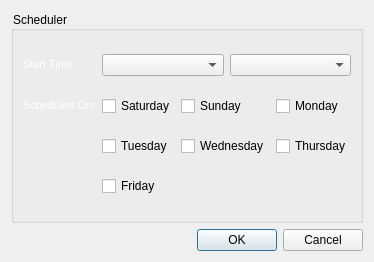
<?xml version="1.0" encoding="UTF-8"?>
<ui version="4.0">
 <class>SchedulerDialogue</class>
 <widget class="QDialog" name="SchedulerDialogue">
  <property name="geometry">
   <rect>
    <x>0</x>
    <y>0</y>
    <width>347</width>
    <height>262</height>
   </rect>
  </property>
  <property name="windowTitle">
   <string>Dialog</string>
  </property>
  <layout class="QGridLayout" name="gridLayout">
   <item row="0" column="0">
    <widget class="QGroupBox" name="groupBox">
     <property name="styleSheet">
      <string notr="true">color: rgb(0, 0, 0);</string>
     </property>
     <property name="title">
      <string>Scheduler</string>
     </property>
     <property name="flat">
      <bool>true</bool>
     </property>
     <layout class="QGridLayout" name="gridLayout_2">
      <item row="0" column="0">
       <widget class="QLabel" name="StartTimeLB">
        <property name="text">
         <string>&lt;!DOCTYPE HTML PUBLIC &quot;-//W3C//DTD HTML 4.0//EN&quot; &quot;http://www.w3.org/TR/REC-html40/strict.dtd&quot;&gt;
&lt;html&gt;&lt;head&gt;&lt;meta name=&quot;qrichtext&quot; content=&quot;1&quot; /&gt;&lt;style type=&quot;text/css&quot;&gt;
p, li { white-space: pre-wrap; }
&lt;/style&gt;&lt;/head&gt;&lt;body style=&quot; font-family:'MS Shell Dlg 2'; font-size:8.25pt; font-weight:400; font-style:normal;&quot;&gt;
&lt;p style=&quot; margin-top:0px; margin-bottom:0px; margin-left:0px; margin-right:0px; -qt-block-indent:0; text-indent:0px;&quot;&gt;&lt;span style=&quot; font-size:8pt; color:#ffffff;&quot;&gt;Start Time:&lt;/span&gt;&lt;/p&gt;&lt;/body&gt;&lt;/html&gt;</string>
        </property>
       </widget>
      </item>
      <item row="0" column="1" colspan="3">
       <layout class="QHBoxLayout" name="horizontalLayout">
        <item>
         <widget class="QComboBox" name="HoursSB"/>
        </item>
        <item>
         <widget class="QComboBox" name="MinsSB"/>
        </item>
       </layout>
      </item>
      <item row="1" column="0">
       <widget class="QLabel" name="ScheduledonLB">
        <property name="text">
         <string>&lt;!DOCTYPE HTML PUBLIC &quot;-//W3C//DTD HTML 4.0//EN&quot; &quot;http://www.w3.org/TR/REC-html40/strict.dtd&quot;&gt;
&lt;html&gt;&lt;head&gt;&lt;meta name=&quot;qrichtext&quot; content=&quot;1&quot; /&gt;&lt;style type=&quot;text/css&quot;&gt;
p, li { white-space: pre-wrap; }
&lt;/style&gt;&lt;/head&gt;&lt;body style=&quot; font-family:'MS Shell Dlg 2'; font-size:8.25pt; font-weight:400; font-style:normal;&quot;&gt;
&lt;p style=&quot; margin-top:0px; margin-bottom:0px; margin-left:0px; margin-right:0px; -qt-block-indent:0; text-indent:0px;&quot;&gt;&lt;span style=&quot; font-size:8pt; color:#ffffff;&quot;&gt;Scheduled On:&lt;/span&gt;&lt;/p&gt;&lt;/body&gt;&lt;/html&gt;</string>
        </property>
       </widget>
      </item>
      <item row="1" column="1">
       <widget class="QCheckBox" name="SaturdayCB">
        <property name="text">
         <string>Saturday</string>
        </property>
       </widget>
      </item>
      <item row="1" column="2">
       <widget class="QCheckBox" name="SundayCB">
        <property name="text">
         <string>Sunday</string>
        </property>
       </widget>
      </item>
      <item row="1" column="3">
       <widget class="QCheckBox" name="MondayCB">
        <property name="text">
         <string>Monday</string>
        </property>
       </widget>
      </item>
      <item row="2" column="1">
       <widget class="QCheckBox" name="TuesdayCB">
        <property name="text">
         <string>Tuesday</string>
        </property>
       </widget>
      </item>
      <item row="2" column="2">
       <widget class="QCheckBox" name="WednesdayCB">
        <property name="text">
         <string>Wednesday</string>
        </property>
       </widget>
      </item>
      <item row="2" column="3">
       <widget class="QCheckBox" name="ThursdayCB">
        <property name="text">
         <string>Thursday</string>
        </property>
       </widget>
      </item>
      <item row="3" column="1">
       <widget class="QCheckBox" name="FridayCB">
        <property name="text">
         <string>Friday</string>
        </property>
       </widget>
      </item>
     </layout>
    </widget>
   </item>
   <item row="1" column="0">
    <widget class="QDialogButtonBox" name="buttonBox">
     <property name="orientation">
      <enum>Qt::Horizontal</enum>
     </property>
     <property name="standardButtons">
      <set>QDialogButtonBox::Cancel|QDialogButtonBox::Ok</set>
     </property>
    </widget>
   </item>
  </layout>
 </widget>
 <resources/>
 <connections>
  <connection>
   <sender>buttonBox</sender>
   <signal>accepted()</signal>
   <receiver>SchedulerDialogue</receiver>
   <slot>accept()</slot>
   <hints>
    <hint type="sourcelabel">
     <x>248</x>
     <y>254</y>
    </hint>
    <hint type="destinationlabel">
     <x>157</x>
     <y>274</y>
    </hint>
   </hints>
  </connection>
  <connection>
   <sender>buttonBox</sender>
   <signal>rejected()</signal>
   <receiver>SchedulerDialogue</receiver>
   <slot>reject()</slot>
   <hints>
    <hint type="sourcelabel">
     <x>316</x>
     <y>260</y>
    </hint>
    <hint type="destinationlabel">
     <x>286</x>
     <y>274</y>
    </hint>
   </hints>
  </connection>
  <connection>
   <sender>SaturdayCB</sender>
   <signal>clicked(bool)</signal>
   <receiver>SchedulerDialogue</receiver>
   <slot>setOK(bool)</slot>
   <hints>
    <hint type="sourcelabel">
     <x>127</x>
     <y>128</y>
    </hint>
    <hint type="destinationlabel">
     <x>12</x>
     <y>209</y>
    </hint>
   </hints>
  </connection>
  <connection>
   <sender>TuesdayCB</sender>
   <signal>clicked(bool)</signal>
   <receiver>SchedulerDialogue</receiver>
   <slot>setOK(bool)</slot>
   <hints>
    <hint type="sourcelabel">
     <x>129</x>
     <y>157</y>
    </hint>
    <hint type="destinationlabel">
     <x>17</x>
     <y>238</y>
    </hint>
   </hints>
  </connection>
  <connection>
   <sender>SundayCB</sender>
   <signal>clicked(bool)</signal>
   <receiver>SchedulerDialogue</receiver>
   <slot>setOK(bool)</slot>
   <hints>
    <hint type="sourcelabel">
     <x>202</x>
     <y>133</y>
    </hint>
    <hint type="destinationlabel">
     <x>11</x>
     <y>166</y>
    </hint>
   </hints>
  </connection>
  <connection>
   <sender>WednesdayCB</sender>
   <signal>clicked(bool)</signal>
   <receiver>SchedulerDialogue</receiver>
   <slot>setOK(bool)</slot>
   <hints>
    <hint type="sourcelabel">
     <x>208</x>
     <y>158</y>
    </hint>
    <hint type="destinationlabel">
     <x>9</x>
     <y>136</y>
    </hint>
   </hints>
  </connection>
  <connection>
   <sender>MondayCB</sender>
   <signal>clicked(bool)</signal>
   <receiver>SchedulerDialogue</receiver>
   <slot>setOK(bool)</slot>
   <hints>
    <hint type="sourcelabel">
     <x>287</x>
     <y>132</y>
    </hint>
    <hint type="destinationlabel">
     <x>388</x>
     <y>118</y>
    </hint>
   </hints>
  </connection>
  <connection>
   <sender>ThursdayCB</sender>
   <signal>clicked(bool)</signal>
   <receiver>SchedulerDialogue</receiver>
   <slot>setOK(bool)</slot>
   <hints>
    <hint type="sourcelabel">
     <x>305</x>
     <y>159</y>
    </hint>
    <hint type="destinationlabel">
     <x>392</x>
     <y>177</y>
    </hint>
   </hints>
  </connection>
  <connection>
   <sender>groupBox</sender>
   <signal>clicked(bool)</signal>
   <receiver>SchedulerDialogue</receiver>
   <slot>setOK(bool)</slot>
   <hints>
    <hint type="sourcelabel">
     <x>118</x>
     <y>187</y>
    </hint>
    <hint type="destinationlabel">
     <x>391</x>
     <y>73</y>
    </hint>
   </hints>
  </connection>
  <connection>
   <sender>FridayCB</sender>
   <signal>clicked(bool)</signal>
   <receiver>SchedulerDialogue</receiver>
   <slot>setOK(bool)</slot>
   <hints>
    <hint type="sourcelabel">
     <x>124</x>
     <y>192</y>
    </hint>
    <hint type="destinationlabel">
     <x>7</x>
     <y>73</y>
    </hint>
   </hints>
  </connection>
 </connections>
 <slots>
  <slot>setOK(bool)</slot>
 </slots>
</ui>
